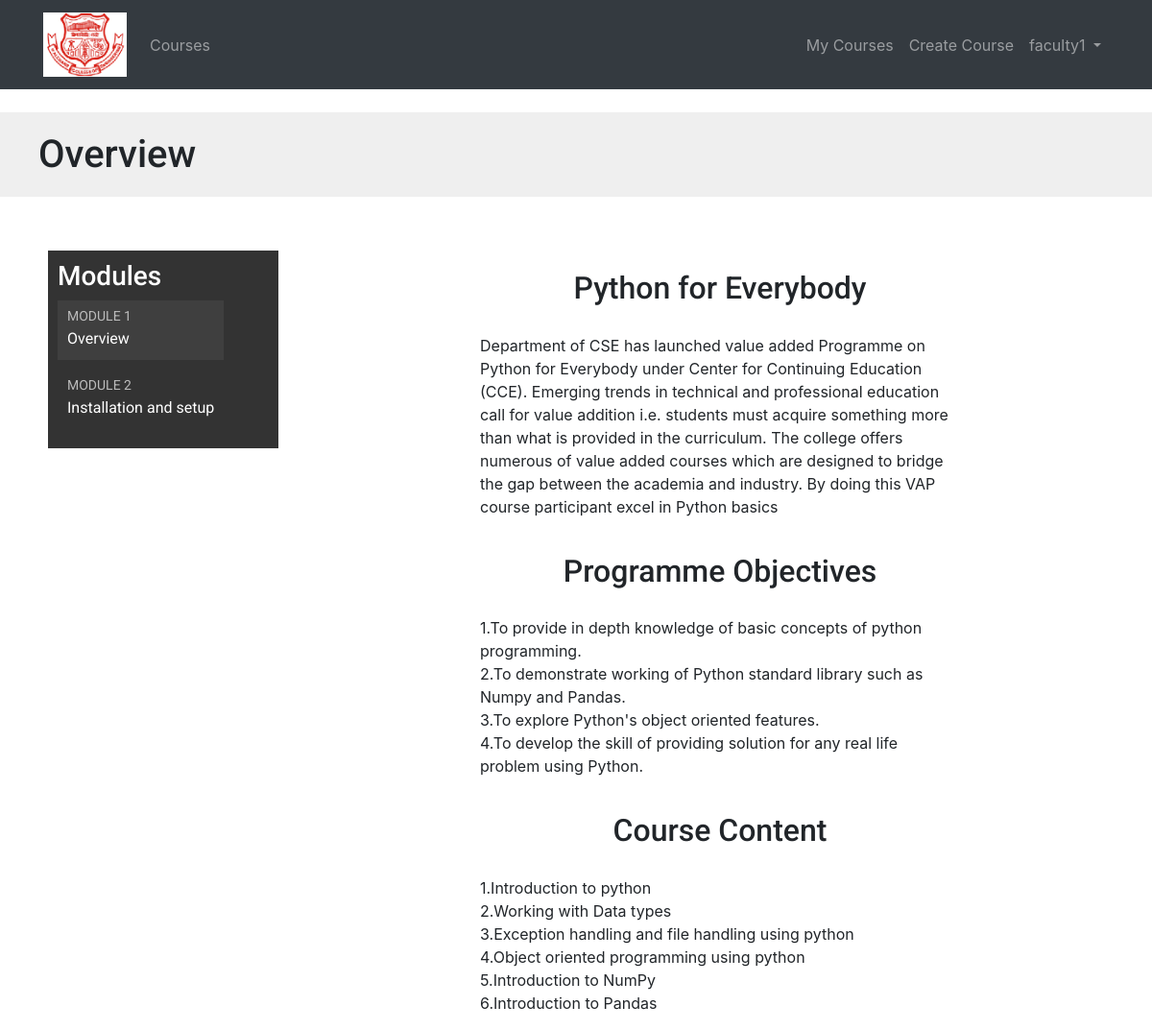
Screenshot of /students/course/4/ (signed in) with the database file from the repository.
### courses/models.py (models this page shows, shortened)
class Module(models.Model):
    course = models.ForeignKey(Course,
                        related_name='modules',
                        on_delete=models.CASCADE)
    title = models.CharField(max_length=200)
    description = models.TextField(blank=True)
    order = OrderField(blank=True, for_fields=['course'])
    class Meta:
        ordering = ['order'] #default ordering
    def __str__(self):
        return '{}. {}'.format(self.order, self.title)

class Content(models.Model):
    module = models.ForeignKey(Module,
                               related_name='contents',
                               on_delete=models.CASCADE)
    content_type = models.ForeignKey(ContentType,
                                     limit_choices_to={'model__in':('text',
                                                                    'video',
                                                                    'image',
                                                                    'file')},
                                     on_delete=models.CASCADE)
    object_id = models.PositiveIntegerField()
    item = GenericForeignKey('content_type', 'object_id')
    order = OrderField(blank=True, for_fields=['module'])
    class Meta:
            ordering = ['order']

class ItemBase(models.Model):
    owner = models.ForeignKey(User,
                              related_name='%(class)s_related',
                              on_delete=models.CASCADE)
    title = models.CharField(max_length=250)
    created = models.DateTimeField(auto_now_add=True)
    updated = models.DateTimeField(auto_now=True)
    class Meta:
         abstract =True
    def render(self):
        return render_to_string('courses/content/{}.html'.format(
                            self._meta.model_name), {'item': self})

class Text(ItemBase):
    content = models.TextField()

### students/views.py (the view)
class StudentCourseDetailView(DetailView):
    model = Course
    template_name = 'students/course/detail.html'
    def get_queryset(self):
        qs = super(StudentCourseDetailView, self).get_queryset()
        return qs.filter(students__in=[self.request.user])
    def get_context_data(self, **kwargs):
        context = super(StudentCourseDetailView,
                        self).get_context_data(**kwargs)
        course = self.get_object()
        if 'module_id' in self.kwargs:
            context['module'] = course.modules.get(
                                    id=self.kwargs['module_id'])
        else:
            context['module'] = course.modules.all()[0]
        return context

### courses/templatetags/course.py (called while the page is built)
@register.filter(name='has_group')
def has_group(user, group_name):
    group = Group.objects.get(name=group_name)
    return True if group in user.groups.all() else False

### templates/students/course/detail.html (shortened to what this page needs)
{% extends "base.html" %}
{% load cache %}
{% block content %}
    <h1>
        {{ module.title }}
    </h1>
    <div>
        <br><br>
    <div class="contents" style="margin-left:50px;">
        <h3>Modules</h3>
        <ul id="modules">
        {% for m in object.modules.all %}
            <li data-id="{{ m.id }}" {% if m == module %}class="selected"{% endif %}>
                <a href="{% url "student_course_detail_module" object.id m.id %}">
                    <span>
                        Module <span class="order">{{ m.order|add:1 }}</span>
                    </span>
                    <br>
                    {{ m.title }}
                </a>
            </li>
        {% empty %}
            <li>No modules yet.</li>
        {% endfor %}
        </ul>
    </div>
    <div style="margin-left:500px;margin-right:200px;">
        {% cache 600 module_contents module %}
            {% for content in module.contents.all %}
                {% with item=content.item %}
                    <h2>{{ item.title }}</h2>
                    {{ item.render }}
                {% endwith %}
            {% endfor %}
        {% endcache %}
    </div>
    </div>
{% endblock %}

### templates/base/navbar.html (shortened to what this page needs)
{% load course %}
{% url 'course_list' as course_list %}
{% url 'home' as home_url %}
{% url 'manage_course_list' as mine %}
{% url 'student_course_list' as std %}
{% url 'course_create' as create_url %}
{% load static %}
<div  class="navbar navbar-expand-md navbar-dark bg-dark mb-4">
  <div class="container">
    <a href="{{ home_url }}" class=" navbar-brand"><img  src="{% static 'img/wce_logo.png' %}"  width="87" ;height="87"></a>
<div class="collapse navbar-collapse" id="navbarSupportedContent">
     <ul class="navbar-nav mr-auto">
       <li class="nav-item {% if request.path == course_list %}active{% endif %}">
         <a class="nav-link" href="{{ course_list }}">Courses <span class="sr-only">(current)</span></a>
       </li>
     </ul>
 </div>
 <div class="collapse navbar-collapse" id="navbarCollapse">
     {% if user.is_authenticated %}
       <ul class="navbar-nav ml-auto">
        {% if request.user|has_group:"Instructors" %}
         <li class="nav-item {% if request.path == mine %}active{% endif %}">
           <a class="nav-link" href="{{mine}}">My Courses</a>
         </li>
         <li class="nav-item {% if request.path == create_url %}active{% endif %}">
           <a class="nav-link" href="{{create_url}}">Create Course</a>
         </li>
         {% else %}
         <li class="nav-item {% if request.path == std %}active{% endif %}">
           <a class="nav-link" href="{{std}}">Enrolled Courses</a>
         </li>
         {% endif %}
           <li class="nav-item">
             <a class="nav-link dropdown-toggle" href="#" id="userMenu"
               data-toggle="dropdown" aria-haspopup="true"
               aria-expanded="false">
               {{ user.username }}
             </a>
           </li>
         </ul>
       {% endif %}
     </div>
  </div>
</div>

### templates/courses/content/text.html
{{ item.content|linebreaks|safe }}

### static/css/slider.css (style rules this page uses)
h2 { text-align:center; padding: 20px; }

### static/css/base.css (style rules this page uses)
body { margin:0; font-family:'Roboto', sans-serif; font-weight:400; color:#333; }
a { color:#3fad37; text-decoration:none; }
ul { float:left; }
h1, h2, h3, h4, h5, h6 { font-family:'Roboto', sans-serif; font-weight:300; }
h1 { background:#efefef; width:100%; overflow:auto; padding:20px 0 20px 40px; margin:0; }
.contents { width:20%; padding:10px; float:left; background:#333; color: #fff; font-family:'Roboto', sans-serif; }
.contents ul { list-style:none; margin:0; padding:0; }
.contents ul li { margin:0 0 10px 0; padding:4px 10px 10px; overflow:auto; }
.contents ul li.selected { background:#3f3f3f; }
.contents ul span { text-transform:uppercase; color:#bbb; font-size:14px; }
.contents ul a { display:block; color:#fff; text-decoration:none; }

### rows the page displays
Module: title "Overview", order|add "1"
Module: order|add "2", title "Installation and setup"
Content: item "Python for Everybody", item.content "Department of CSE has launched value added Programme on Python for Everybody under Center for Continuing Education (CCE). Emerging trends in technical and professional education call for value addition i.e. students must acquire something more than what is provided in the curriculum. The college offers numerous of value added courses which are designed to bridge the gap between the academia and industry. By doing this VAP course participant excel in Python basics"
Content: item "Programme Objectives", item.content "1.To provide in depth knowledge of basic concepts of python programming. 2.To demonstrate working of Python standard library such as Numpy and Pandas. 3.To explore Python's object oriented features. 4.To develop the skill of providing solution for any real life problem using Python."
Content: item "Course Content", item.content "1.Introduction to python 2.Working with Data types 3.Exception handling and file handling using python 4.Object oriented programming using python 5.Introduction to NumPy 6.Introduction to Pandas"

### other values shown
{{ user.username }} "faculty1"
